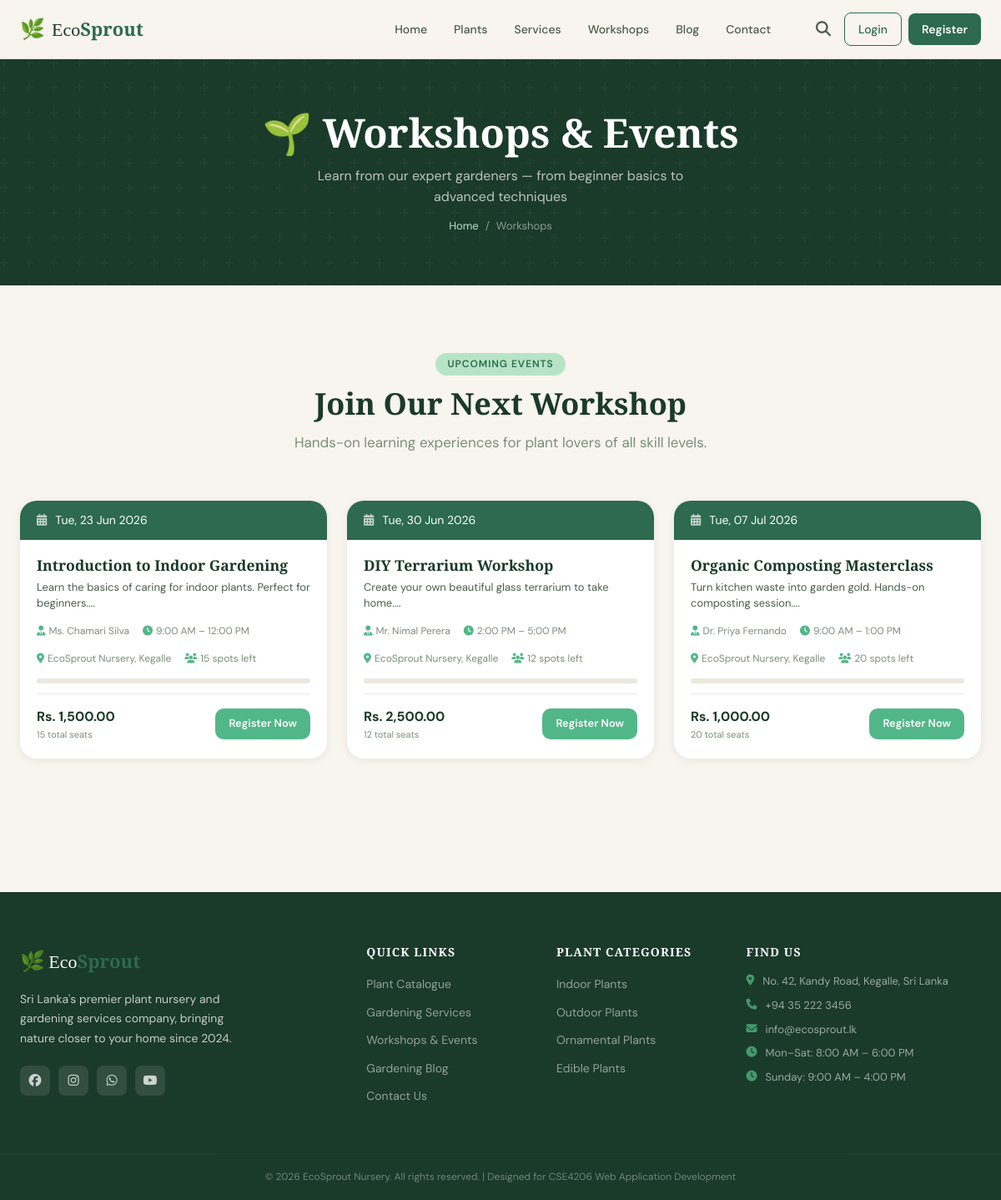
Screenshot of /workshops.php with the database file from the repository.
### tables this page shows
CREATE TABLE workshops (
    id INT AUTO_INCREMENT PRIMARY KEY,
    title VARCHAR(200) NOT NULL,
    description TEXT,
    instructor VARCHAR(100),
    workshop_date DATE NOT NULL,
    start_time TIME,
    end_time TIME,
    location VARCHAR(200),
    max_participants INT DEFAULT 20,
    current_participants INT DEFAULT 0,
    price DECIMAL(10,2) DEFAULT 0.00,
    image VARCHAR(255),
    is_active TINYINT(1) DEFAULT 1,
    created_at TIMESTAMP DEFAULT CURRENT_TIMESTAMP
);

### includes/config.php (called while the page is built, shortened)
<?php
function formatPrice($price) {
    return 'Rs. ' . number_format((float)$price, 2);
}
?>

### workshops.php (the view, shortened to what this page needs)
<?php
require_once 'includes/header.php';
$workshops = $conn->query("
    SELECT * FROM workshops
    WHERE is_active = 1 AND workshop_date >= CURDATE()
    ORDER BY workshop_date ASC
");
?>
<div class="page-hero">
    <h1>🌱 Workshops & Events</h1>
    <p>Learn from our expert gardeners — from beginner basics to advanced techniques</p>
    <div class="breadcrumb">
        <a href="<?= SITE_URL ?>">Home</a><span>/</span><span>Workshops</span>
    </div>
</div>
<div class="section">
    <div class="section-header">
        <div class="section-tag">Upcoming Events</div>
        <h2>Join Our Next Workshop</h2>
        <p>Hands-on learning experiences for plant lovers of all skill levels.</p>
    </div>
    <?php if ($workshops->num_rows === 0): ?>
    <div class="empty-state">
        <i class="fas fa-calendar-times"></i>
        <h3>No upcoming workshops</h3>
        <p>Check back soon — new workshops are added regularly!</p>
    </div>
    <?php else: ?>
    <div class="workshops-grid">
        <?php while ($w = $workshops->fetch_assoc()):
            $spotsLeft = $w['max_participants'] - $w['current_participants'];
            $isFull = $spotsLeft <= 0;
            $isRegistered = false;
        ?>
        <div class="workshop-card" style="<?= $isFull ? 'opacity:.8;' : '' ?>">
            <div class="workshop-date-banner" style="<?= $isFull ? 'background:var(--text-mid);' : '' ?>">
                <i class="fas fa-calendar-alt"></i>
                <?= date('D, d M Y', strtotime($w['workshop_date'])) ?>
            </div>
            <div class="workshop-body">
                <h3><?= htmlspecialchars($w['title']) ?></h3>
                <p><?= htmlspecialchars(substr($w['description'] ?? '', 0, 120)) ?>...</p>
                <div class="workshop-meta">
                    <span><i class="fas fa-user-tie"></i> <?= htmlspecialchars($w['instructor']) ?></span>
                    <span><i class="fas fa-clock"></i> <?= date('g:i A', strtotime($w['start_time'])) ?> – <?= date('g:i A', strtotime($w['end_time'])) ?></span>
                </div>
                <div class="workshop-meta">
                    <span><i class="fas fa-map-marker-alt"></i> <?= htmlspecialchars($w['location']) ?></span>
                    <span><i class="fas fa-users"></i> <?= $isFull ? 'Fully Booked' : "$spotsLeft spots left" ?></span>
                </div>
                <div style="background:var(--cream-dark); border-radius:4px; height:6px; margin:12px 0; overflow:hidden;">
                </div>
                <div class="workshop-footer">
                    <div>
                        <div class="workshop-price"><?= $w['price'] > 0 ? formatPrice($w['price']) : 'FREE' ?></div>
                        <div class="spots-left" style="font-size:11px;"><?= $w['max_participants'] ?> total seats</div>
                    </div>
                    <?php if ($isRegistered): ?>
                        <span class="badge badge-success"><i class="fas fa-check"></i> Registered</span>
                    <?php elseif ($isFull): ?>
                        <span class="badge badge-error">Fully Booked</span>
                    <?php else: ?>
                        <a href="<?= SITE_URL ?>/workshop_detail.php?id=<?= $w['id'] ?>" class="btn-primary" style="padding:8px 16px; font-size:13px;">
                            Register Now
                        </a>
                    <?php endif; ?>
                </div>
            </div>
        </div>
        <?php endwhile; ?>
    </div>
    <?php endif; ?>
</div>
<?php require_once 'includes/footer.php'; ?>

### css/style.css (style rules this page uses)
:root { --green-dark: #1a3a2a; --green-mid: #2d6a4f; --green-light: #52b788; --green-pale: #b7e4c7; --cream: #f8f4ee; --cream-dark: #ede8df; --brown: #7c5c3c; --brown-light: #c4956a; --gold: #d4a843; --text-dark: #1c2e1c; --text-mid: #4a5e4a; --text-light: #7a8f7a; --white: #ffffff; --error: #c62828; --success: #2e7d32; --warning: #e65100; --shadow-sm: 0 2px 8px rgba(26,58,42,.08); --shadow-md: 0 6px 24px rgba(26,58,42,.12); --shadow-lg: 0 16px 48px rgba(26,58,42,.16); --radius: 12px; --radius-lg: 20px; --transition: all .3s cubic-bezier(.4,0,.2,1); }
*, *::before, *::after { box-sizing: border-box; margin: 0; padding: 0; }
html { scroll-behavior: smooth; }
body { font-family: 'DM Sans', sans-serif; background: var(--cream); color: var(--text-dark); line-height: 1.6; font-size: 16px; }
h1, h2, h3, h4, h5 { font-family: 'Playfair Display', serif; line-height: 1.2; color: var(--green-dark); }
a { color: inherit; text-decoration: none; transition: var(--transition); }
.btn-primary { display: inline-flex; align-items: center; gap: 8px; padding: 14px 28px; background: var(--green-light); color: white; border-radius: 10px; font-weight: 600; font-size: 15px; border: none; cursor: pointer; transition: var(--transition); }
.section { padding: 80px 24px; max-width: 1280px; margin: 0 auto; }
.section-header { text-align: center; margin-bottom: 56px; }
.section-tag { display: inline-block; padding: 4px 14px; background: var(--green-pale); color: var(--green-mid); border-radius: 50px; font-size: 12px; font-weight: 600; letter-spacing: .08em; text-transform: uppercase; margin-bottom: 12px; }
.section-header h2 { font-size: clamp(1.8rem, 3vw, 2.6rem); margin-bottom: 12px; }
.section-header p { color: var(--text-light); font-size: 17px; max-width: 520px; margin: 0 auto; }
.workshops-grid { display: grid; grid-template-columns: repeat(auto-fill, minmax(300px, 1fr)); gap: 24px; }
.workshop-card { background: white; border-radius: var(--radius-lg); overflow: hidden; box-shadow: var(--shadow-sm); transition: var(--transition); }
.workshop-date-banner { background: var(--green-mid); color: white; padding: 12px 20px; display: flex; align-items: center; gap: 10px; font-size: 14px; }
.workshop-date-banner i { opacity: .7; }
.workshop-body { padding: 20px; }
.workshop-body h3 { font-size: 1.1rem; margin-bottom: 6px; }
.workshop-body p { font-size: 13px; color: var(--text-mid); margin-bottom: 14px; line-height: 1.5; }
.workshop-meta { display: flex; gap: 16px; margin-bottom: 14px; }
.workshop-meta span { font-size: 12px; color: var(--text-light); display: flex; align-items: center; gap: 4px; }
.workshop-meta i { color: var(--green-light); }
.workshop-footer { display: flex; align-items: center; justify-content: space-between; padding-top: 14px; border-top: 1px solid var(--cream-dark); }
.workshop-price { font-weight: 700; color: var(--green-dark); }
.spots-left { font-size: 12px; color: var(--text-light); }
.page-hero { background: var(--green-dark); padding: 60px 24px; text-align: center; position: relative; overflow: hidden; }
.page-hero::after { content: ''; position: absolute; inset: 0; }
.page-hero h1 { font-size: clamp(1.8rem, 4vw, 3rem); color: white; margin-bottom: 10px; position: relative; z-index: 1; }
.page-hero p { color: rgba(255,255,255,.7); font-size: 16px; max-width: 500px; margin: 0 auto; position: relative; z-index: 1; }
.breadcrumb { display: flex; align-items: center; justify-content: center; gap: 8px; font-size: 13px; color: rgba(255,255,255,.5); margin-top: 12px; position: relative; z-index: 1; }
.breadcrumb a { color: var(--green-pale); }

### rows the page displays
workshops: workshop_date "Tue, 23 Jun 2026", title "Introduction to Indoor Gardening", description "Learn the basics of caring for indoor plants. Perfect for beginners.", instructor "Ms. Chamari Silva", start_time "9:00 AM", end_time "12:00 PM", location "EcoSprout Nursery, Kegalle", max_participants "15", price "Rs. 1,500.00"
workshops: workshop_date "Tue, 30 Jun 2026", title "DIY Terrarium Workshop", description "Create your own beautiful glass terrarium to take home.", instructor "Mr. Nimal Perera", start_time "2:00 PM", end_time "5:00 PM", location "EcoSprout Nursery, Kegalle", max_participants "12", price "Rs. 2,500.00"
workshops: workshop_date "Tue, 07 Jul 2026", title "Organic Composting Masterclass", description "Turn kitchen waste into garden gold. Hands-on composting session.", instructor "Dr. Priya Fernando", start_time "9:00 AM", end_time "1:00 PM", location "EcoSprout Nursery, Kegalle", max_participants "20", price "Rs. 1,000.00"
